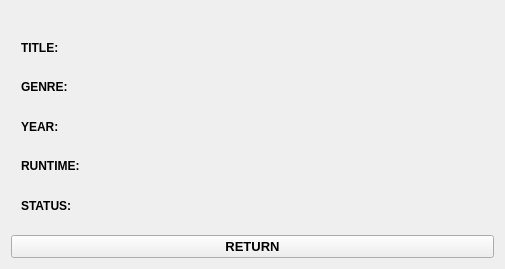
<?xml version="1.0" encoding="UTF-8"?>
<ui version="4.0">
 <class>inspectwindow</class>
 <widget class="QWidget" name="inspectwindow">
  <property name="geometry">
   <rect>
    <x>0</x>
    <y>0</y>
    <width>505</width>
    <height>269</height>
   </rect>
  </property>
  <property name="windowTitle">
   <string>Form</string>
  </property>
  <layout class="QVBoxLayout" name="verticalLayout">
   <item>
    <widget class="QStackedWidget" name="stackedWidget">
     <widget class="QWidget" name="movieinfo">
      <widget class="QWidget" name="">
       <property name="geometry">
        <rect>
         <x>10</x>
         <y>20</y>
         <width>61</width>
         <height>191</height>
        </rect>
       </property>
       <layout class="QVBoxLayout" name="verticalLayout_2">
        <item>
         <widget class="QLabel" name="label">
          <property name="font">
           <font>
            <bold>true</bold>
           </font>
          </property>
          <property name="text">
           <string>TITLE:</string>
          </property>
         </widget>
        </item>
        <item>
         <widget class="QLabel" name="label_2">
          <property name="font">
           <font>
            <bold>true</bold>
           </font>
          </property>
          <property name="text">
           <string>GENRE:</string>
          </property>
         </widget>
        </item>
        <item>
         <widget class="QLabel" name="label_3">
          <property name="font">
           <font>
            <bold>true</bold>
           </font>
          </property>
          <property name="text">
           <string>YEAR:</string>
          </property>
         </widget>
        </item>
        <item>
         <widget class="QLabel" name="label_4">
          <property name="font">
           <font>
            <bold>true</bold>
           </font>
          </property>
          <property name="text">
           <string>RUNTIME:</string>
          </property>
         </widget>
        </item>
        <item>
         <widget class="QLabel" name="label_5">
          <property name="font">
           <font>
            <bold>true</bold>
           </font>
          </property>
          <property name="text">
           <string>STATUS:</string>
          </property>
         </widget>
        </item>
       </layout>
      </widget>
      <widget class="QWidget" name="">
       <property name="geometry">
        <rect>
         <x>80</x>
         <y>20</y>
         <width>401</width>
         <height>191</height>
        </rect>
       </property>
       <layout class="QVBoxLayout" name="verticalLayout_3">
        <item>
         <widget class="QLabel" name="titlelabel">
          <property name="font">
           <font>
            <bold>false</bold>
           </font>
          </property>
          <property name="text">
           <string/>
          </property>
         </widget>
        </item>
        <item>
         <widget class="QLabel" name="genrelabel">
          <property name="font">
           <font>
            <bold>false</bold>
           </font>
          </property>
          <property name="text">
           <string/>
          </property>
         </widget>
        </item>
        <item>
         <widget class="QLabel" name="yearlabel">
          <property name="font">
           <font>
            <bold>false</bold>
           </font>
          </property>
          <property name="text">
           <string/>
          </property>
         </widget>
        </item>
        <item>
         <widget class="QLabel" name="timelabel">
          <property name="text">
           <string/>
          </property>
         </widget>
        </item>
        <item>
         <widget class="QLabel" name="statlabel">
          <property name="text">
           <string/>
          </property>
         </widget>
        </item>
       </layout>
      </widget>
     </widget>
     <widget class="QWidget" name="showinfo">
      <widget class="QWidget" name="">
       <property name="geometry">
        <rect>
         <x>10</x>
         <y>10</y>
         <width>102</width>
         <height>201</height>
        </rect>
       </property>
       <layout class="QVBoxLayout" name="verticalLayout_4">
        <item>
         <widget class="QLabel" name="label_6">
          <property name="font">
           <font>
            <bold>true</bold>
           </font>
          </property>
          <property name="text">
           <string>TITLE:</string>
          </property>
         </widget>
        </item>
        <item>
         <widget class="QLabel" name="label_7">
          <property name="font">
           <font>
            <bold>true</bold>
           </font>
          </property>
          <property name="text">
           <string>GENRE:</string>
          </property>
         </widget>
        </item>
        <item>
         <widget class="QLabel" name="label_8">
          <property name="font">
           <font>
            <bold>true</bold>
           </font>
          </property>
          <property name="text">
           <string>YEAR:</string>
          </property>
         </widget>
        </item>
        <item>
         <widget class="QLabel" name="label_9">
          <property name="font">
           <font>
            <bold>true</bold>
           </font>
          </property>
          <property name="text">
           <string>EPISODES:</string>
          </property>
         </widget>
        </item>
        <item>
         <widget class="QLabel" name="label_10">
          <property name="font">
           <font>
            <bold>true</bold>
           </font>
          </property>
          <property name="text">
           <string>YOUR PROGRESS:</string>
          </property>
         </widget>
        </item>
        <item>
         <widget class="QLabel" name="label_11">
          <property name="font">
           <font>
            <bold>true</bold>
           </font>
          </property>
          <property name="text">
           <string>RUNTIME:</string>
          </property>
         </widget>
        </item>
        <item>
         <widget class="QLabel" name="label_12">
          <property name="font">
           <font>
            <bold>true</bold>
           </font>
          </property>
          <property name="text">
           <string>STATUS:</string>
          </property>
         </widget>
        </item>
       </layout>
      </widget>
      <widget class="QWidget" name="">
       <property name="geometry">
        <rect>
         <x>120</x>
         <y>20</y>
         <width>351</width>
         <height>191</height>
        </rect>
       </property>
       <layout class="QVBoxLayout" name="verticalLayout_5">
        <item>
         <widget class="QLabel" name="shotitle">
          <property name="font">
           <font>
            <bold>false</bold>
           </font>
          </property>
          <property name="text">
           <string/>
          </property>
         </widget>
        </item>
        <item>
         <widget class="QLabel" name="shogenre">
          <property name="font">
           <font>
            <bold>false</bold>
           </font>
          </property>
          <property name="text">
           <string/>
          </property>
         </widget>
        </item>
        <item>
         <widget class="QLabel" name="shoyear">
          <property name="font">
           <font>
            <bold>false</bold>
           </font>
          </property>
          <property name="text">
           <string/>
          </property>
         </widget>
        </item>
        <item>
         <widget class="QLabel" name="shototep">
          <property name="font">
           <font>
            <bold>false</bold>
           </font>
          </property>
          <property name="text">
           <string/>
          </property>
         </widget>
        </item>
        <item>
         <widget class="QLabel" name="shoprogep">
          <property name="font">
           <font>
            <bold>false</bold>
           </font>
          </property>
          <property name="text">
           <string/>
          </property>
         </widget>
        </item>
        <item>
         <widget class="QLabel" name="shotime">
          <property name="font">
           <font>
            <bold>false</bold>
           </font>
          </property>
          <property name="text">
           <string/>
          </property>
         </widget>
        </item>
        <item>
         <widget class="QLabel" name="shostat">
          <property name="font">
           <font>
            <bold>false</bold>
           </font>
          </property>
          <property name="text">
           <string/>
          </property>
         </widget>
        </item>
       </layout>
      </widget>
     </widget>
     <widget class="QWidget" name="bookinfo">
      <widget class="QWidget" name="layoutWidget">
       <property name="geometry">
        <rect>
         <x>0</x>
         <y>10</y>
         <width>102</width>
         <height>201</height>
        </rect>
       </property>
       <layout class="QVBoxLayout" name="verticalLayout_6">
        <item>
         <widget class="QLabel" name="label_13">
          <property name="font">
           <font>
            <bold>true</bold>
           </font>
          </property>
          <property name="text">
           <string>TITLE:</string>
          </property>
         </widget>
        </item>
        <item>
         <widget class="QLabel" name="label_14">
          <property name="font">
           <font>
            <bold>true</bold>
           </font>
          </property>
          <property name="text">
           <string>GENRE:</string>
          </property>
         </widget>
        </item>
        <item>
         <widget class="QLabel" name="label_15">
          <property name="font">
           <font>
            <bold>true</bold>
           </font>
          </property>
          <property name="text">
           <string>YEAR:</string>
          </property>
         </widget>
        </item>
        <item>
         <widget class="QLabel" name="label_16">
          <property name="font">
           <font>
            <bold>true</bold>
           </font>
          </property>
          <property name="text">
           <string>CHAPTERS:</string>
          </property>
         </widget>
        </item>
        <item>
         <widget class="QLabel" name="label_17">
          <property name="font">
           <font>
            <bold>true</bold>
           </font>
          </property>
          <property name="text">
           <string>PAGES:</string>
          </property>
         </widget>
        </item>
        <item>
         <widget class="QLabel" name="label_18">
          <property name="font">
           <font>
            <bold>true</bold>
           </font>
          </property>
          <property name="text">
           <string>YOUR PROGRESS:</string>
          </property>
         </widget>
        </item>
        <item>
         <widget class="QLabel" name="label_19">
          <property name="font">
           <font>
            <bold>true</bold>
           </font>
          </property>
          <property name="text">
           <string>STATUS:</string>
          </property>
         </widget>
        </item>
       </layout>
      </widget>
      <widget class="QWidget" name="layoutWidget_2">
       <property name="geometry">
        <rect>
         <x>110</x>
         <y>10</y>
         <width>351</width>
         <height>201</height>
        </rect>
       </property>
       <layout class="QVBoxLayout" name="verticalLayout_7">
        <item>
         <widget class="QLabel" name="booktitle">
          <property name="font">
           <font>
            <bold>false</bold>
           </font>
          </property>
          <property name="text">
           <string/>
          </property>
         </widget>
        </item>
        <item>
         <widget class="QLabel" name="bookgenre">
          <property name="font">
           <font>
            <bold>false</bold>
           </font>
          </property>
          <property name="text">
           <string/>
          </property>
         </widget>
        </item>
        <item>
         <widget class="QLabel" name="bookyear">
          <property name="font">
           <font>
            <bold>false</bold>
           </font>
          </property>
          <property name="text">
           <string/>
          </property>
         </widget>
        </item>
        <item>
         <widget class="QLabel" name="bookchapters">
          <property name="font">
           <font>
            <bold>false</bold>
           </font>
          </property>
          <property name="text">
           <string/>
          </property>
         </widget>
        </item>
        <item>
         <widget class="QLabel" name="bookpages">
          <property name="font">
           <font>
            <bold>false</bold>
           </font>
          </property>
          <property name="text">
           <string/>
          </property>
         </widget>
        </item>
        <item>
         <widget class="QLabel" name="bookprogress">
          <property name="font">
           <font>
            <bold>false</bold>
           </font>
          </property>
          <property name="text">
           <string/>
          </property>
         </widget>
        </item>
        <item>
         <widget class="QLabel" name="bookstat">
          <property name="font">
           <font>
            <bold>false</bold>
           </font>
          </property>
          <property name="text">
           <string/>
          </property>
         </widget>
        </item>
       </layout>
      </widget>
     </widget>
    </widget>
   </item>
   <item>
    <widget class="QPushButton" name="inforeturn">
     <property name="font">
      <font>
       <pointsize>10</pointsize>
       <bold>true</bold>
      </font>
     </property>
     <property name="text">
      <string>RETURN</string>
     </property>
    </widget>
   </item>
  </layout>
 </widget>
 <resources/>
 <connections/>
</ui>
